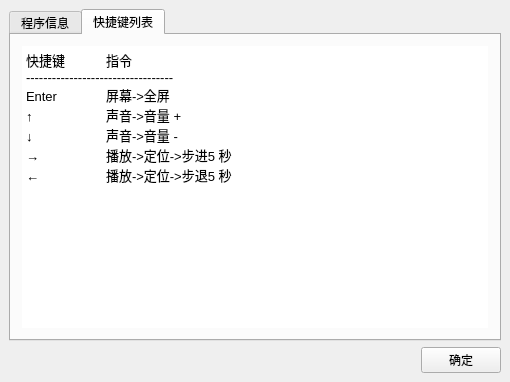
<?xml version="1.0" encoding="UTF-8"?>
<ui version="4.0">
 <class>About</class>
 <widget class="QWidget" name="About">
  <property name="geometry">
   <rect>
    <x>0</x>
    <y>0</y>
    <width>510</width>
    <height>382</height>
   </rect>
  </property>
  <property name="font">
   <font>
    <pointsize>9</pointsize>
   </font>
  </property>
  <property name="windowTitle">
   <string>PlayerDemo 关于</string>
  </property>
  <property name="windowIcon">
   <iconset>
    <normaloff>://res/Player.ico</normaloff>://res/Player.ico</iconset>
  </property>
  <layout class="QGridLayout" name="gridLayout">
   <property name="leftMargin">
    <number>9</number>
   </property>
   <property name="topMargin">
    <number>9</number>
   </property>
   <property name="rightMargin">
    <number>9</number>
   </property>
   <property name="bottomMargin">
    <number>9</number>
   </property>
   <property name="spacing">
    <number>6</number>
   </property>
   <item row="0" column="0" colspan="2">
    <widget class="QTabWidget" name="tabWidget">
     <property name="currentIndex">
      <number>1</number>
     </property>
     <widget class="QWidget" name="tab">
      <attribute name="title">
       <string>程序信息</string>
      </attribute>
      <layout class="QGridLayout" name="gridLayout_4">
       <item row="0" column="0">
        <layout class="QVBoxLayout" name="verticalLayout">
         <item>
          <layout class="QHBoxLayout" name="horizontalLayout">
           <item>
            <widget class="QLabel" name="LogoLabel">
             <property name="minimumSize">
              <size>
               <width>80</width>
               <height>80</height>
              </size>
             </property>
             <property name="maximumSize">
              <size>
               <width>80</width>
               <height>80</height>
              </size>
             </property>
             <property name="text">
              <string>LOGO</string>
             </property>
             <property name="alignment">
              <set>Qt::AlignCenter</set>
             </property>
            </widget>
           </item>
           <item>
            <layout class="QGridLayout" name="gridLayout_2">
             <item row="0" column="0">
              <widget class="QLabel" name="label_2">
               <property name="font">
                <font>
                 <family>微软雅黑</family>
                 <pointsize>13</pointsize>
                 <weight>75</weight>
                 <bold>true</bold>
                </font>
               </property>
               <property name="text">
                <string>PlayerDemo</string>
               </property>
              </widget>
             </item>
             <item row="1" column="0">
              <widget class="QLabel" name="VersionLabel">
               <property name="font">
                <font>
                 <family>微软雅黑</family>
                </font>
               </property>
               <property name="text">
                <string/>
               </property>
              </widget>
             </item>
            </layout>
           </item>
          </layout>
         </item>
         <item>
          <widget class="QTextBrowser" name="textBrowser_2">
           <property name="font">
            <font>
             <family>微软雅黑</family>
            </font>
           </property>
           <property name="frameShape">
            <enum>QFrame::NoFrame</enum>
           </property>
           <property name="html">
            <string>&lt;!DOCTYPE HTML PUBLIC &quot;-//W3C//DTD HTML 4.0//EN&quot; &quot;http://www.w3.org/TR/REC-html40/strict.dtd&quot;&gt;
&lt;html&gt;&lt;head&gt;&lt;meta name=&quot;qrichtext&quot; content=&quot;1&quot; /&gt;&lt;style type=&quot;text/css&quot;&gt;
p, li { white-space: pre-wrap; }
&lt;/style&gt;&lt;/head&gt;&lt;body style=&quot; font-family:'微软雅黑'; font-size:9pt; font-weight:400; font-style:normal;&quot;&gt;
&lt;p style=&quot;-qt-paragraph-type:empty; margin-top:0px; margin-bottom:0px; margin-left:0px; margin-right:0px; -qt-block-indent:0; text-indent:0px; font-family:'SimSun';&quot;&gt;&lt;br /&gt;&lt;/p&gt;&lt;/body&gt;&lt;/html&gt;</string>
           </property>
           <property name="openExternalLinks">
            <bool>true</bool>
           </property>
          </widget>
         </item>
        </layout>
       </item>
      </layout>
     </widget>
     <widget class="QWidget" name="tab_2">
      <attribute name="title">
       <string>快捷键列表</string>
      </attribute>
      <layout class="QGridLayout" name="gridLayout_3">
       <item row="0" column="0">
        <widget class="QTextBrowser" name="textBrowser">
         <property name="frameShape">
          <enum>QFrame::NoFrame</enum>
         </property>
         <property name="html">
          <string>&lt;!DOCTYPE HTML PUBLIC &quot;-//W3C//DTD HTML 4.0//EN&quot; &quot;http://www.w3.org/TR/REC-html40/strict.dtd&quot;&gt;
&lt;html&gt;&lt;head&gt;&lt;meta name=&quot;qrichtext&quot; content=&quot;1&quot; /&gt;&lt;style type=&quot;text/css&quot;&gt;
p, li { white-space: pre-wrap; }
&lt;/style&gt;&lt;/head&gt;&lt;body style=&quot; font-family:'SimSun'; font-size:9pt; font-weight:400; font-style:normal;&quot;&gt;
&lt;p style=&quot; margin-top:0px; margin-bottom:0px; margin-left:0px; margin-right:0px; -qt-block-indent:0; text-indent:0px;&quot;&gt;&lt;span style=&quot; font-family:'SimSun'; font-size:10pt;&quot;&gt;快捷键	指令&lt;/span&gt;&lt;/p&gt;
&lt;p style=&quot; margin-top:0px; margin-bottom:0px; margin-left:0px; margin-right:0px; -qt-block-indent:0; text-indent:0px;&quot;&gt;&lt;span style=&quot; font-family:'SimSun'; font-size:10pt;&quot;&gt;----------------------------------&lt;/span&gt;&lt;/p&gt;
&lt;p style=&quot; margin-top:0px; margin-bottom:0px; margin-left:0px; margin-right:0px; -qt-block-indent:0; text-indent:0px;&quot;&gt;&lt;span style=&quot; font-family:'SimSun'; font-size:10pt;&quot;&gt;Enter	屏幕-&amp;gt;全屏&lt;/span&gt;&lt;/p&gt;
&lt;p style=&quot; margin-top:0px; margin-bottom:0px; margin-left:0px; margin-right:0px; -qt-block-indent:0; text-indent:0px;&quot;&gt;&lt;span style=&quot; font-family:'SimSun'; font-size:10pt;&quot;&gt;↑	声音-&amp;gt;音量 +&lt;/span&gt;&lt;/p&gt;
&lt;p style=&quot; margin-top:0px; margin-bottom:0px; margin-left:0px; margin-right:0px; -qt-block-indent:0; text-indent:0px;&quot;&gt;&lt;span style=&quot; font-family:'SimSun'; font-size:10pt;&quot;&gt;↓	声音-&amp;gt;音量 -&lt;/span&gt;&lt;/p&gt;
&lt;p style=&quot; margin-top:0px; margin-bottom:0px; margin-left:0px; margin-right:0px; -qt-block-indent:0; text-indent:0px;&quot;&gt;&lt;span style=&quot; font-family:'SimSun'; font-size:10pt;&quot;&gt;→	播放-&amp;gt;定位-&amp;gt;步进5 秒&lt;/span&gt;&lt;/p&gt;
&lt;p style=&quot; margin-top:0px; margin-bottom:0px; margin-left:0px; margin-right:0px; -qt-block-indent:0; text-indent:0px;&quot;&gt;&lt;span style=&quot; font-family:'SimSun'; font-size:10pt;&quot;&gt;←	播放-&amp;gt;定位-&amp;gt;步退5 秒&lt;/span&gt;&lt;/p&gt;&lt;/body&gt;&lt;/html&gt;</string>
         </property>
        </widget>
       </item>
      </layout>
     </widget>
    </widget>
   </item>
   <item row="1" column="1" alignment="Qt::AlignRight">
    <widget class="QPushButton" name="ClosePushButton">
     <property name="layoutDirection">
      <enum>Qt::LeftToRight</enum>
     </property>
     <property name="text">
      <string>确定</string>
     </property>
     <property name="autoDefault">
      <bool>false</bool>
     </property>
    </widget>
   </item>
  </layout>
 </widget>
 <layoutdefault spacing="6" margin="11"/>
 <resources/>
 <connections/>
</ui>
